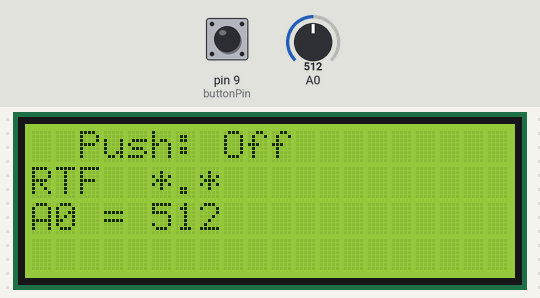
This sketch was run on a simulated Arduino Uno, built with avr-gcc and run on an emulated ATmega328P. Parts: 20×4 character LCD. Inputs (shaded band) come from the test bench; at power-on: pin 9 (buttonPin) LOW, A0 = 512.

Above: at 1.2 s.
1.3 s: pin 9 (buttonPin) pulled HIGH for 0.15 s
At 1.39 s:
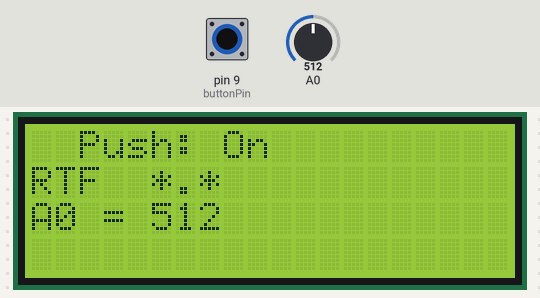
2.9 s: A0 set to 716
At 3.8 s:
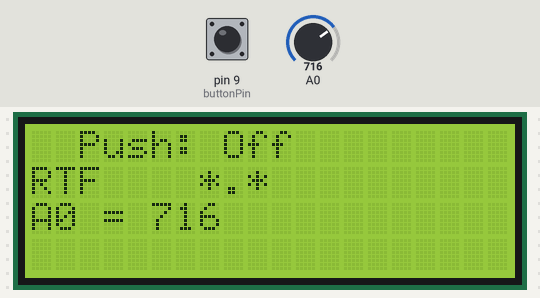
4.5 s: pin 9 (buttonPin) pulled HIGH for 1 s
At 4.9 s:
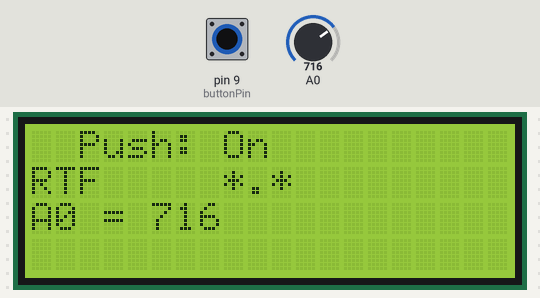
7.0 s: A0 set to 900
At 7.8 s:
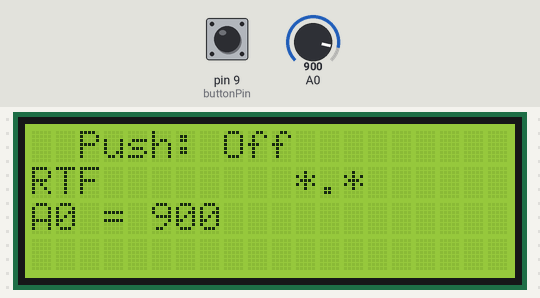
8.5 s: A0 set to 1010
At 9.5 s:
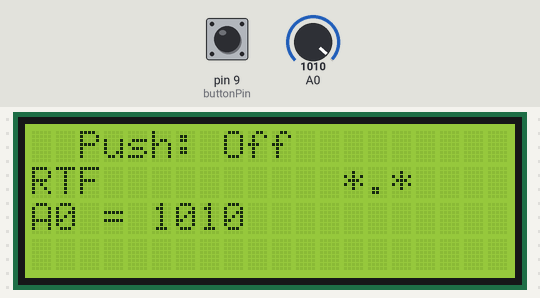
Timing chart, 0 to 11.5 s (numbered marks = the images above; inputs shaded):
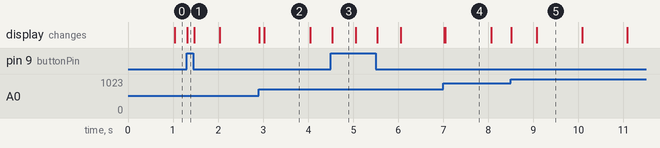

Measured:
- after the input at 1.3 s, the display: changes at once (image 1)
- after the input at 4.5 s, the display: changes at once (image 3)
- what the display in image 2 shows lasts 1.0 s, from 3.0 s to 4.0 s
- what the display in image 3 shows lasts 0.6 s, from 4.5 s to 5.1 s

The sketch:

task-3.ino
```cpp
#include "Wire.h"
#include "Adafruit_LiquidCrystal.h"

Adafruit_LiquidCrystal lcd(0);
int columnLCD = 20, rowsLCD = 4;

unsigned long time = 0;
int X = 4, Y = 1;
String str = "RTF ";
String strSlide = "*.* ";
int len = 0;
bool flag = true;
int buttonPin = 9;

void moveString()
{
	if(flag){
		lcd.setCursor(X,Y);
		lcd.print("  ");
		X++;
		if (X == 20 - len)
			flag = !flag;
	}else
	{
		lcd.setCursor(X + len - 1, Y);
		lcd.print("  ");
		X--;
		if( X == 4)
			flag = !flag;
	}
}

void buttonState()
{
	if((digitalRead(buttonPin)) == HIGH){
		lcd.setCursor(2,0);
		lcd.print("Push: On");
		lcd.print(" ");

	}else if((digitalRead(buttonPin)) == LOW){
		lcd.setCursor(2,0);
		lcd.print("Push: Off");
	}

}
void setup()
{
	pinMode(buttonPin, INPUT);
	len = str.length();
	lcd.begin(columnLCD, rowsLCD);
	lcd.setBacklight(HIGH);

	lcd.setCursor(0,1);
	lcd.print(str);
	lcd.setCursor(0,2);
	lcd.print("A0 = ???");
	lcd.setCursor(2,0);
	lcd.print("Push: ???");
}

void loop()
{
	if( millis() > time + 1000)
	{
		time = millis();
		moveString();
		lcd.setCursor(X,Y);
		lcd.print(strSlide);
	}
	buttonState();
	lcd.setCursor(0,2);
	lcd.print("A0 = ");
	int sensorReading = analogRead(A0);
	lcd.print(sensorReading);
	if(sensorReading < 10)
		lcd.print("  ");
	else if(sensorReading < 100)
		lcd.print("  ");
	else if(sensorReading < 1000)
		lcd.print(" ");
}
```
